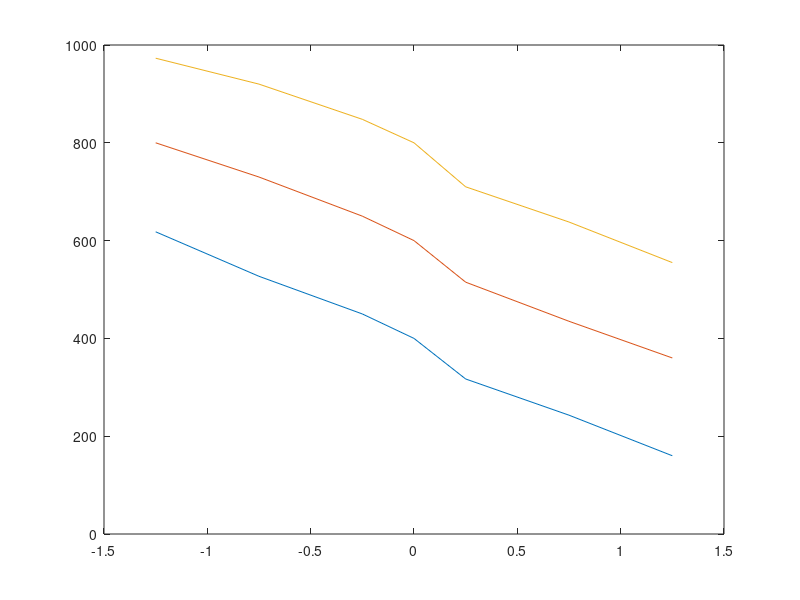

The MATLAB source for this figure:
close all;
w_400 = [618, 527,450,400,317,243,160];
w_600 = [800, 730,650,600,515,435,360];
w_800 = [973, 920, 848, 800, 710, 638, 555];

M = [-1.25, -0.75, -0.25, 0, 0.25, 0.75, 1.25];

plot(M, w_400);
hold on;

plot(M, w_600);

plot(M, w_800);


